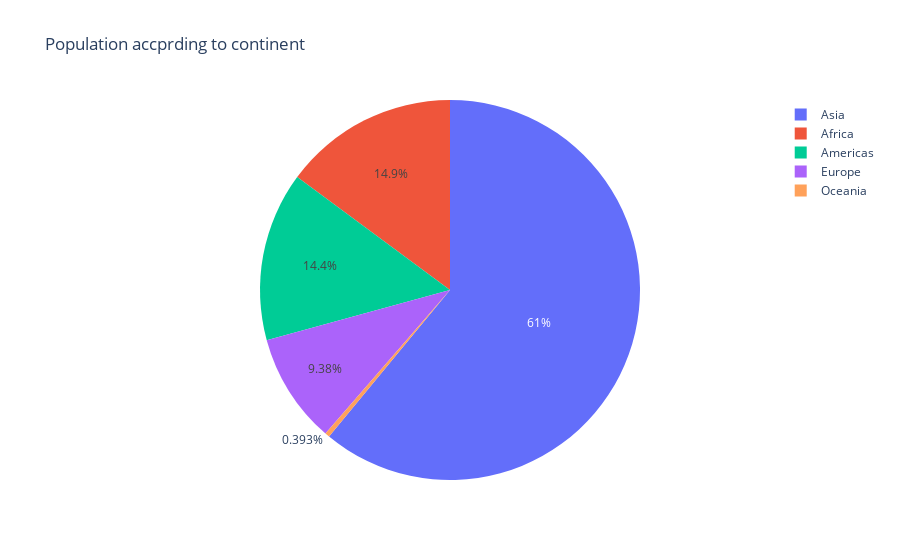

Notebook code cell kept with this figure:
### Code cell
fig=px.pie(data,values='pop',names='continent',title='Population accprding to continent')
fig.show()

### Figure 1 — Plotly figure (JSON) as saved in the notebook; plotly's stock layout.template omitted (floating-point values rounded to 4 significant figures; data arrays with more than 128 entries replaced by an {"elided": "..."} marker saying what was removed)
{"data": [{"domain": {"x": [0, 1], "y": [0, 1]}, "hovertemplate": "continent=%{label}<br>pop=%{value}<extra></extra>", "labels": {"elided": "142 str values"}, "legendgroup": "", "name": "", "showlegend": true, "type": "pie", "values": {"elided": "142 int values"}}], "layout": {"autosize": true, "legend": {"tracegroupgap": 0}, "title": {"text": "Population accprding to continent"}}}
